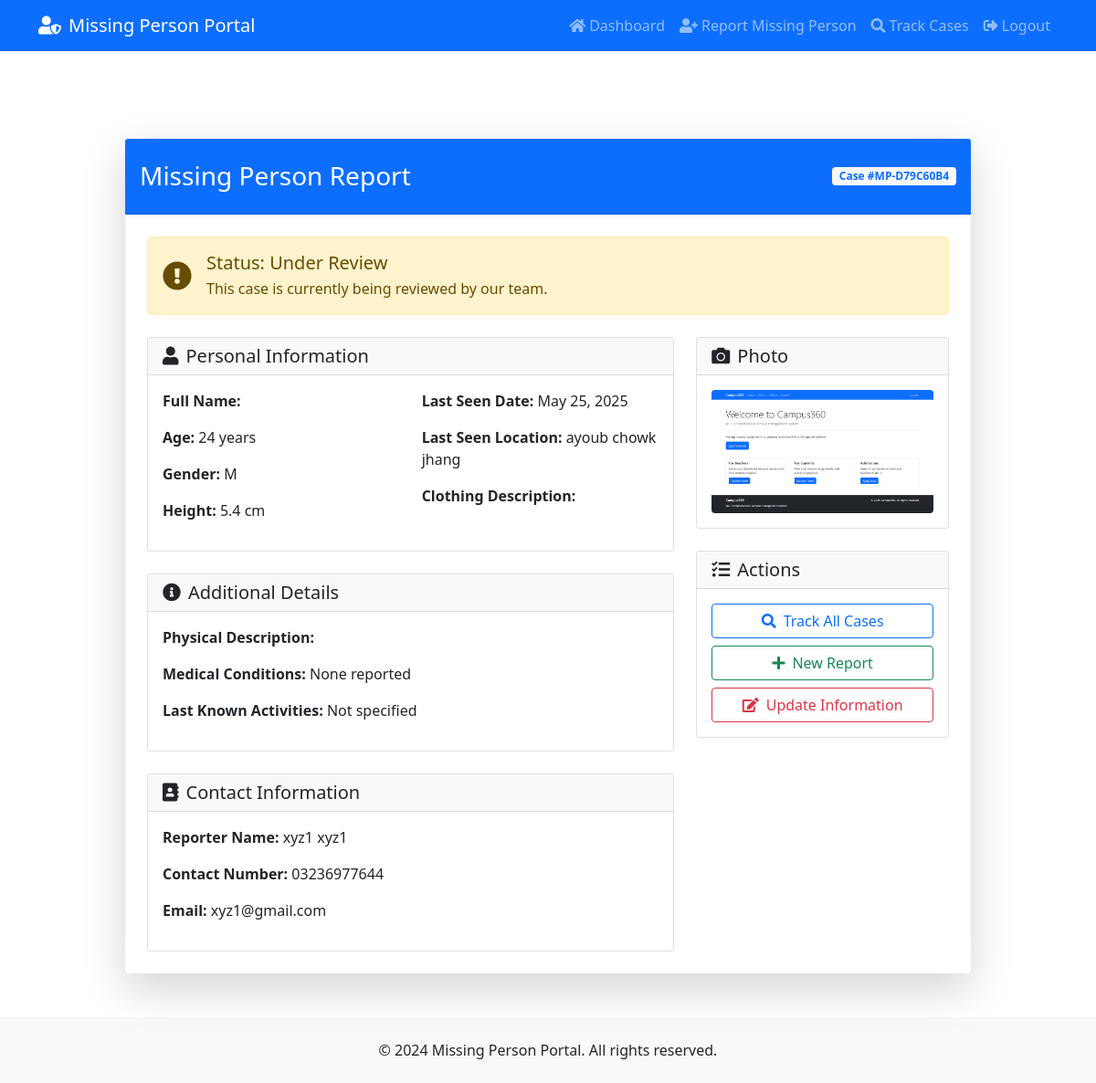
/user/missing-person/MP-D79C60B4/ (signed in), run on the app's committed database.
### user/models.py (models this page shows, shortened)
class MissingPerson(models.Model):
    GENDER_CHOICES = (
        ('M', 'Male'),
        ('F', 'Female'),
        ('O', 'Other'),
    )
    STATUS_CHOICES = (
        ('pending', 'Pending'),
        ('investigation', 'Under Investigation'),
        ('found', 'Found'),
        ('closed', 'Closed'),
    )
    first_name = models.CharField(max_length=100)
    last_name = models.CharField(max_length=100)
    age = models.IntegerField()
    gender = models.CharField(max_length=1, choices=GENDER_CHOICES)
    date_of_birth = models.DateField()
    height = models.CharField(max_length=50, help_text="Height in feet and inches")
    weight = models.CharField(max_length=50, help_text="Weight in kg")
    eye_color = models.CharField(max_length=50)
    hair_color = models.CharField(max_length=50)
    skin_color = models.CharField(max_length=50)
    distinguishing_marks = models.TextField(blank=True, help_text="Scars, tattoos, or other identifying marks")
    last_seen_date = models.DateField()
    last_seen_location = models.CharField(max_length=255)
    last_seen_wearing = models.TextField(help_text="Description of clothes last seen wearing")
    reporter = models.ForeignKey(User, on_delete=models.CASCADE, related_name='reported_missing_persons')
    contact_number = models.CharField(max_length=15)
    additional_contact = models.CharField(max_length=15, blank=True)
    case_number = models.CharField(max_length=50, unique=True)
    status = models.CharField(max_length=20, choices=STATUS_CHOICES, default='pending')
    assigned_officer = models.ForeignKey(User, on_delete=models.SET_NULL, null=True, blank=True,
                                       related_name='assigned_missing_persons')
    location_found = models.CharField(max_length=255, blank=True, null=True)
    found_date = models.DateField(blank=True, null=True)
    description = models.TextField(help_text="Additional details about the missing person")
    photo = models.ImageField(upload_to='missing_persons/')
    additional_photos = models.ImageField(upload_to='missing_persons/additional/', blank=True, null=True)
    created_at = models.DateTimeField(auto_now_add=True)
    updated_at = models.DateTimeField(auto_now=True)
    class Meta:
        ordering = ['-created_at']
        verbose_name = 'Missing Person'
        verbose_name_plural = 'Missing Persons'

### frontend/models.py (models this page shows, shortened)
class User(AbstractUser):
    USER_TYPE_CHOICES = (
        ('user', 'Regular User'),
        ('officer', 'Police Officer'),
        ('admin', 'Admin'),
    )
    RANK_CHOICES = (
        ('IGP', 'Inspector General of Police (IGP)'),
        ('DIG', 'Deputy Inspector General (DIG)'),
        ('SSP', 'Senior Superintendent of Police (SSP)'),
        ('SP', 'Superintendent of Police (SP)'),
        ('DSP', 'Deputy Superintendent of Police (DSP)'),
        ('ASP', 'Assistant Superintendent of Police (ASP)'),
        ('Inspector', 'Inspector'),
        ('SI', 'Sub-Inspector (SI)'),
        ('ASI', 'Assistant Sub-Inspector (ASI)'),
        ('HC', 'Head Constable (HC)'),
        ('Constable', 'Constable'),
    )
    user_type = models.CharField(max_length=10, choices=USER_TYPE_CHOICES, default='user')
    phone_number = models.CharField(max_length=15, blank=True)
    address = models.TextField(blank=True)
    profile_picture = models.ImageField(upload_to='profile_pictures/', blank=True, null=True)
    date_of_birth = models.DateField(null=True, blank=True)
    is_verified = models.BooleanField(default=False)
    created_at = models.DateTimeField(auto_now_add=True)
    updated_at = models.DateTimeField(auto_now=True)
    cnic = models.CharField(max_length=15, unique=True, blank=True, null=True, help_text="Format: 12345-1234567-1")
    rank = models.CharField(max_length=20, choices=RANK_CHOICES, blank=True, null=True)
    groups = models.ManyToManyField(
        'auth.Group',
        verbose_name=_('groups'),
        blank=True,
        help_text=_(
            'The groups this user belongs to. A user will get all permissions '
            'granted to each of their groups.'
        ),
        related_name='frontend_user_set',
        related_query_name='frontend_user'
    )
    user_permissions = models.ManyToManyField(
        'auth.Permission',
        verbose_name=_('user permissions'),
        blank=True,
        help_text=_('Specific permissions for this user.'),
        related_name='frontend_user_set',
        related_query_name='frontend_user'
    )
    def is_admin(self):
        return self.user_type == 'admin' or self.is_superuser
    def is_officer(self):
        return self.user_type == 'officer'
    class Meta:
        verbose_name = _('user')
        verbose_name_plural = _('users')
        db_table = 'frontend_user'

### user/views.py (the view)
# urls.py: path('missing-person/<str:case_number>/', views.missing_person_detail, name='missing_person_detail'),
@login_required
def missing_person_detail(request, case_number):
    try:
        missing_person = MissingPerson.objects.get(case_number=case_number)
        if not (request.user.is_admin() or request.user.is_officer() or missing_person.reporter == request.user):
            messages.error(request, 'You are not authorized to view this report.')
            return redirect('user_dashboard')
        return render(request, 'missing_person_detail.html', {'missing_person': missing_person})
    except MissingPerson.DoesNotExist:
        messages.error(request, 'Missing person report not found.')
        return redirect('user_dashboard')

### user/templates/missing_person_detail.html (shortened to what this page needs)
{% extends 'base_user.html' %}
{% block content %}
<div class="container mt-5 pt-5">
    <div class="row justify-content-center">
        <div class="col-md-10">
            <div class="card shadow-lg border-0 rounded-lg">
                <div class="card-header bg-primary text-white py-4">
                    <div class="d-flex justify-content-between align-items-center">
                        <h3 class="mb-0">Missing Person Report</h3>
                        <span class="badge bg-light text-primary">Case #{{ missing_person.case_number }}</span>
                    </div>
                </div>
                <div class="card-body p-4">
                    <div class="alert alert-warning mb-4">
                        <div class="d-flex align-items-center">
                            <i class="fas fa-exclamation-circle fa-2x me-3"></i>
                            <div>
                                <h5 class="alert-heading mb-1">Status: Under Review</h5>
                                <p class="mb-0">This case is currently being reviewed by our team.</p>
                            </div>
                        </div>
                    </div>
                    <div class="row">
                        <div class="col-md-8">
                            <div class="card mb-4">
                                <div class="card-header bg-light">
                                    <h5 class="mb-0"><i class="fas fa-user me-2"></i>Personal Information</h5>
                                </div>
                                <div class="card-body">
                                    <div class="row">
                                        <div class="col-md-6">
                                            <p><strong>Full Name:</strong> {{ missing_person.name }}</p>
                                            <p><strong>Age:</strong> {{ missing_person.age }} years</p>
                                            <p><strong>Gender:</strong> {{ missing_person.gender }}</p>
                                            <p><strong>Height:</strong> {{ missing_person.height }} cm</p>
                                        </div>
                                        <div class="col-md-6">
                                            <p><strong>Last Seen Date:</strong> {{ missing_person.last_seen_date }}</p>
                                            <p><strong>Last Seen Location:</strong> {{ missing_person.last_seen_location }}</p>
                                            <p><strong>Clothing Description:</strong> {{ missing_person.clothing_description }}</p>
                                        </div>
                                    </div>
                                </div>
                            </div>
                            <div class="card mb-4">
                                <div class="card-header bg-light">
                                    <h5 class="mb-0"><i class="fas fa-info-circle me-2"></i>Additional Details</h5>
                                </div>
                                <div class="card-body">
                                    <p><strong>Physical Description:</strong> {{ missing_person.physical_description }}</p>
                                    <p><strong>Medical Conditions:</strong> {{ missing_person.medical_conditions|default:"None reported" }}</p>
                                    <p><strong>Last Known Activities:</strong> {{ missing_person.last_known_activities|default:"Not specified" }}</p>
                                </div>
                            </div>
                            <div class="card">
                                <div class="card-header bg-light">
                                    <h5 class="mb-0"><i class="fas fa-address-book me-2"></i>Contact Information</h5>
                                </div>
                                <div class="card-body">
                                    <p><strong>Reporter Name:</strong> {{ missing_person.reporter.get_full_name }}</p>
                                    <p><strong>Contact Number:</strong> {{ missing_person.reporter.phone_number }}</p>
                                    <p><strong>Email:</strong> {{ missing_person.reporter.email }}</p>
                                </div>
                            </div>
                        </div>
                        <div class="col-md-4">
                            <div class="card mb-4">
                                <div class="card-header bg-light">
                                    <h5 class="mb-0"><i class="fas fa-camera me-2"></i>Photo</h5>
                                </div>
                                <div class="card-body text-center">
                                    {% if missing_person.photo %}
                                        <img src="{{ missing_person.photo.url }}" alt="Missing Person Photo" class="img-fluid rounded">
                                    {% else %}
                                        <div class="text-muted py-5">
                                            <i class="fas fa-image fa-3x mb-3"></i>
                                            <p>No photo available</p>
                                        </div>
                                    {% endif %}
                                </div>
                            </div>
                            <div class="card">
                                <div class="card-header bg-light">
                                    <h5 class="mb-0"><i class="fas fa-tasks me-2"></i>Actions</h5>
                                </div>
                                <div class="card-body">
                                    <div class="d-grid gap-2">
                                        <a href="{% url 'track_cases' %}" class="btn btn-outline-primary">
                                            <i class="fas fa-search me-2"></i>Track All Cases
                                        </a>
                                        <a href="{% url 'report_missing_person' %}" class="btn btn-outline-success">
                                            <i class="fas fa-plus me-2"></i>New Report
                                        </a>
                                        <button class="btn btn-outline-danger" data-bs-toggle="modal" data-bs-target="#updateModal">
                                            <i class="fas fa-edit me-2"></i>Update Information
                                        </button>
                                    </div>
                                </div>
                            </div>
                        </div>
                    </div>
                </div>
            </div>
        </div>
    </div>
</div>
{% endblock %}

### templates/base_user.html (shortened to what this page needs)
{% load static %}
<!DOCTYPE html>
<html lang="en">
<head>
    <link href="https://cdn.jsdelivr.net/npm/bootstrap@5.1.3/dist/css/bootstrap.min.css" rel="stylesheet">
    <link href="https://cdnjs.cloudflare.com/ajax/libs/font-awesome/5.15.4/css/all.min.css" rel="stylesheet">
</head>
<body>
    <nav class="navbar navbar-expand-lg navbar-dark bg-primary">
        <div class="container">
            <a class="navbar-brand" href="{% url 'user_dashboard' %}">
                <i class="fas fa-user-shield me-2"></i>Missing Person Portal
            </a>
            <div class="collapse navbar-collapse" id="navbarNav">
                <ul class="navbar-nav ms-auto">
                    <li class="nav-item">
                        <a class="nav-link" href="{% url 'user_dashboard' %}">
                            <i class="fas fa-home me-1"></i>Dashboard
                        </a>
                    </li>
                    <li class="nav-item">
                        <a class="nav-link" href="{% url 'report_missing_person' %}">
                            <i class="fas fa-user-plus me-1"></i>Report Missing Person
                        </a>
                    </li>
                    <li class="nav-item">
                        <a class="nav-link" href="{% url 'track_cases' %}">
                            <i class="fas fa-search me-1"></i>Track Cases
                        </a>
                    </li>
                    <li class="nav-item">
                        <a class="nav-link" href="{% url 'logout' %}">
                            <i class="fas fa-sign-out-alt me-1"></i>Logout
                        </a>
                    </li>
                </ul>
            </div>
        </div>
    </nav>
    {% block content %}{% endblock %}
    <footer class="bg-light py-4 mt-5">
        <div class="container text-center">
            <p class="mb-0">&copy; 2024 Missing Person Portal. All rights reserved.</p>
        </div>
    </footer>
</body>
</html>

### data on the page
MissingPerson: case_number "MP-D79C60B4", age "24", gender "M", height "5.4", last_seen_date "May 25, 2025", last_seen_location "ayoub chowk jhang", reporter.get_full_name "xyz1 xyz1", reporter.phone_number "03236977644", reporter.email "xyz1@gmail.com", photo (picture)

### other printed values
{{ missing_person.medical_conditions|default:"None reported" }} "None reported"
{{ missing_person.last_known_activities|default:"Not specified" }} "Not specified"
